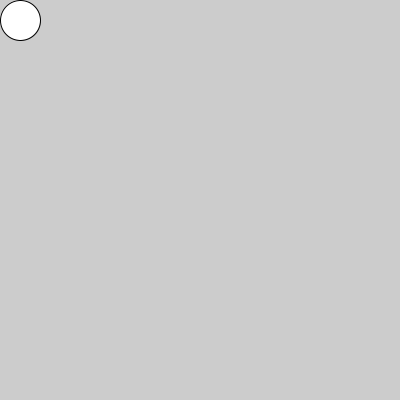
Frame 1 (no input)
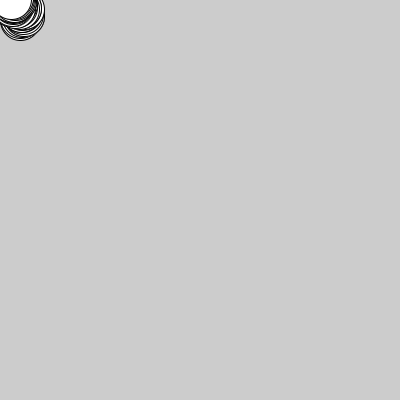
Frame 60 (the mouse pressed at the canvas centre just before this capture)
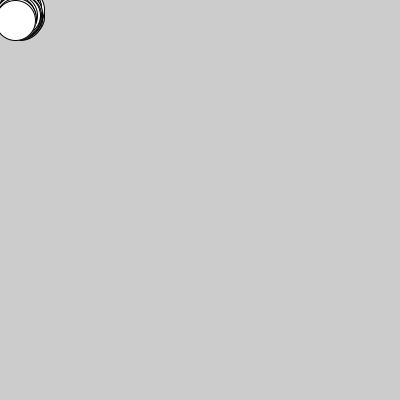
Frame 120 (the mouse held since frame 60 and released just before this capture)

The Processing sketch that drew these frames (run headless with seeded random() and noise(); from frame 60 on, the mouse is pressed at the canvas centre):

// Processing sketch: Kipirdasan_Daire
// ── Kipirdasan_Daire.pde
sekil a= new sekil(20,20,40);

void setup()
{
  size(400,400);
}

void draw()
{
  a.display();
  a.move();  
}

class sekil
{
  float x;
  float y;
  int yCap;
  float hiz= 2.5;
  
  sekil(float cX, float cY, int cyCap)
  {
    x = cX;
    y = cY;
    yCap= cyCap;
  }
  
  void move()
  {
    x += random(-hiz, hiz);
    y += random(-hiz, hiz);
  }
  
  void display()
  {
    ellipse(x, y, yCap, yCap);
  }
}
